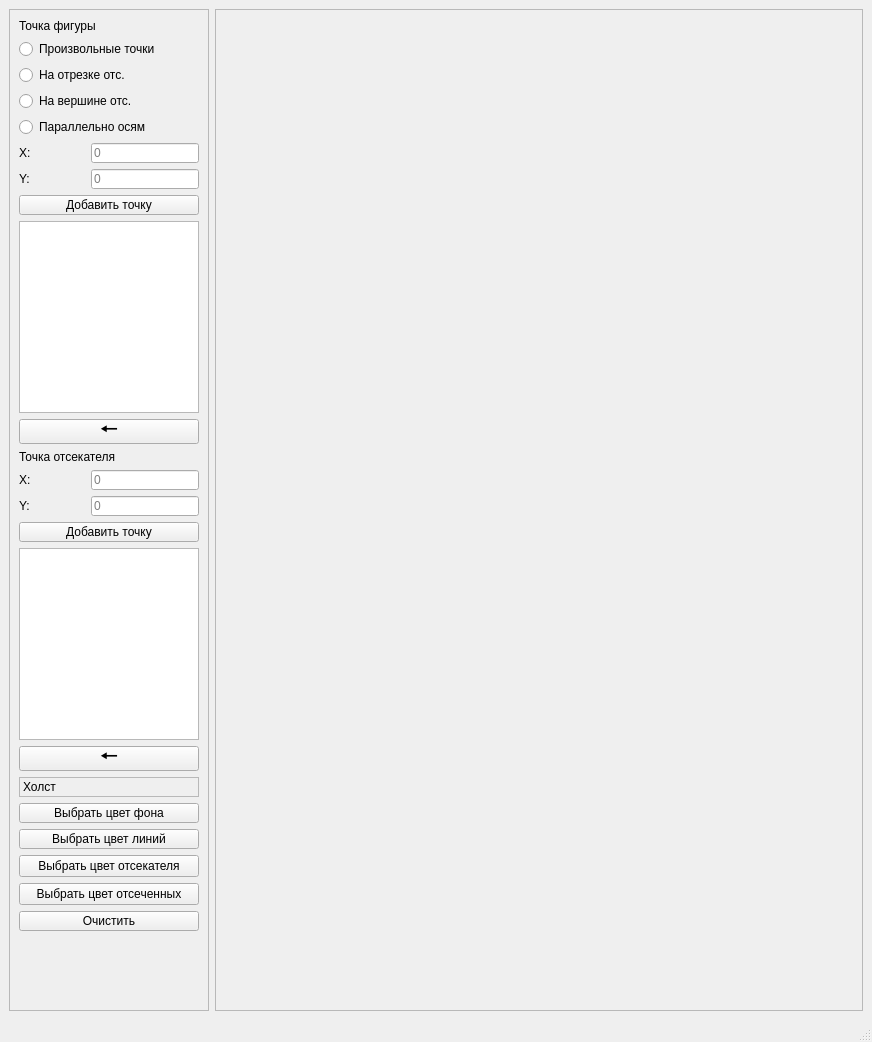
<?xml version="1.0" encoding="UTF-8"?>
<ui version="4.0">
 <class>MainWindow</class>
 <widget class="QMainWindow" name="MainWindow">
  <property name="geometry">
   <rect>
    <x>0</x>
    <y>0</y>
    <width>872</width>
    <height>1042</height>
   </rect>
  </property>
  <property name="sizePolicy">
   <sizepolicy hsizetype="Minimum" vsizetype="Minimum">
    <horstretch>0</horstretch>
    <verstretch>0</verstretch>
   </sizepolicy>
  </property>
  <property name="minimumSize">
   <size>
    <width>0</width>
    <height>0</height>
   </size>
  </property>
  <property name="maximumSize">
   <size>
    <width>9999999</width>
    <height>1080</height>
   </size>
  </property>
  <property name="windowTitle">
   <string>ЛР 9</string>
  </property>
  <property name="tabShape">
   <enum>QTabWidget::Rounded</enum>
  </property>
  <widget class="QWidget" name="centralwidget">
   <layout class="QGridLayout" name="gridLayout">
    <item row="1" column="1" rowspan="2">
     <widget class="QFrame" name="painter_frame">
      <property name="enabled">
       <bool>true</bool>
      </property>
      <property name="sizePolicy">
       <sizepolicy hsizetype="Preferred" vsizetype="Expanding">
        <horstretch>0</horstretch>
        <verstretch>0</verstretch>
       </sizepolicy>
      </property>
      <property name="minimumSize">
       <size>
        <width>500</width>
        <height>500</height>
       </size>
      </property>
      <property name="maximumSize">
       <size>
        <width>4000</width>
        <height>4000</height>
       </size>
      </property>
      <property name="frameShape">
       <enum>QFrame::StyledPanel</enum>
      </property>
      <property name="frameShadow">
       <enum>QFrame::Raised</enum>
      </property>
      <layout class="QVBoxLayout" name="verticalLayout_4">
       <item>
        <widget class="PainterWidget" name="painter_widget" native="true">
         <property name="sizePolicy">
          <sizepolicy hsizetype="Preferred" vsizetype="Minimum">
           <horstretch>0</horstretch>
           <verstretch>0</verstretch>
          </sizepolicy>
         </property>
        </widget>
       </item>
      </layout>
     </widget>
    </item>
    <item row="1" column="0" rowspan="2">
     <widget class="QFrame" name="paramaters_frame">
      <property name="sizePolicy">
       <sizepolicy hsizetype="Preferred" vsizetype="Expanding">
        <horstretch>0</horstretch>
        <verstretch>0</verstretch>
       </sizepolicy>
      </property>
      <property name="minimumSize">
       <size>
        <width>0</width>
        <height>0</height>
       </size>
      </property>
      <property name="maximumSize">
       <size>
        <width>200</width>
        <height>16777215</height>
       </size>
      </property>
      <property name="frameShape">
       <enum>QFrame::StyledPanel</enum>
      </property>
      <property name="frameShadow">
       <enum>QFrame::Raised</enum>
      </property>
      <layout class="QVBoxLayout" name="verticalLayout">
       <item>
        <widget class="QLabel" name="figure_point_label">
         <property name="text">
          <string>Точка фигуры</string>
         </property>
        </widget>
       </item>
       <item>
        <widget class="QRadioButton" name="simple_radioButton">
         <property name="text">
          <string>Произвольные точки</string>
         </property>
        </widget>
       </item>
       <item>
        <widget class="QRadioButton" name="line_radioButton">
         <property name="text">
          <string>На отрезке отс.</string>
         </property>
        </widget>
       </item>
       <item>
        <widget class="QRadioButton" name="vertex_radioButton">
         <property name="text">
          <string>На вершине отс.</string>
         </property>
        </widget>
       </item>
       <item>
        <widget class="QRadioButton" name="parallel_radioButton">
         <property name="text">
          <string>Параллельно осям</string>
         </property>
        </widget>
       </item>
       <item>
        <layout class="QHBoxLayout" name="horizontalLayout">
         <item>
          <widget class="QLabel" name="x_center_label">
           <property name="sizePolicy">
            <sizepolicy hsizetype="Preferred" vsizetype="Fixed">
             <horstretch>0</horstretch>
             <verstretch>0</verstretch>
            </sizepolicy>
           </property>
           <property name="minimumSize">
            <size>
             <width>0</width>
             <height>20</height>
            </size>
           </property>
           <property name="maximumSize">
            <size>
             <width>16777215</width>
             <height>20</height>
            </size>
           </property>
           <property name="text">
            <string>X:</string>
           </property>
          </widget>
         </item>
         <item>
          <widget class="QLineEdit" name="x_center_lineEdit">
           <property name="sizePolicy">
            <sizepolicy hsizetype="Preferred" vsizetype="Fixed">
             <horstretch>0</horstretch>
             <verstretch>0</verstretch>
            </sizepolicy>
           </property>
           <property name="minimumSize">
            <size>
             <width>0</width>
             <height>20</height>
            </size>
           </property>
           <property name="maximumSize">
            <size>
             <width>16777215</width>
             <height>20</height>
            </size>
           </property>
           <property name="placeholderText">
            <string>0</string>
           </property>
          </widget>
         </item>
        </layout>
       </item>
       <item>
        <layout class="QHBoxLayout" name="horizontalLayout_2">
         <item>
          <widget class="QLabel" name="y_center_label">
           <property name="sizePolicy">
            <sizepolicy hsizetype="Preferred" vsizetype="Fixed">
             <horstretch>0</horstretch>
             <verstretch>0</verstretch>
            </sizepolicy>
           </property>
           <property name="minimumSize">
            <size>
             <width>0</width>
             <height>20</height>
            </size>
           </property>
           <property name="maximumSize">
            <size>
             <width>16777215</width>
             <height>20</height>
            </size>
           </property>
           <property name="text">
            <string>Y:</string>
           </property>
          </widget>
         </item>
         <item>
          <widget class="QLineEdit" name="y_center_lineEdit">
           <property name="sizePolicy">
            <sizepolicy hsizetype="Preferred" vsizetype="Fixed">
             <horstretch>0</horstretch>
             <verstretch>0</verstretch>
            </sizepolicy>
           </property>
           <property name="minimumSize">
            <size>
             <width>0</width>
             <height>20</height>
            </size>
           </property>
           <property name="maximumSize">
            <size>
             <width>16777215</width>
             <height>20</height>
            </size>
           </property>
           <property name="placeholderText">
            <string>0</string>
           </property>
          </widget>
         </item>
        </layout>
       </item>
       <item>
        <widget class="QPushButton" name="addPoint_pushButton">
         <property name="minimumSize">
          <size>
           <width>0</width>
           <height>20</height>
          </size>
         </property>
         <property name="maximumSize">
          <size>
           <width>16777215</width>
           <height>20</height>
          </size>
         </property>
         <property name="toolTip">
          <string>&lt;html&gt;&lt;head/&gt;&lt;body&gt;&lt;p&gt;Введите координаты или нажмите ЛКМ&lt;/p&gt;&lt;/body&gt;&lt;/html&gt;</string>
         </property>
         <property name="text">
          <string>Добавить точку</string>
         </property>
        </widget>
       </item>
       <item>
        <widget class="QTableView" name="tableView"/>
       </item>
       <item>
        <widget class="QPushButton" name="pushButton">
         <property name="maximumSize">
          <size>
           <width>16777215</width>
           <height>25</height>
          </size>
         </property>
         <property name="font">
          <font>
           <pointsize>16</pointsize>
          </font>
         </property>
         <property name="text">
          <string extracomment="назад">🠔</string>
         </property>
        </widget>
       </item>
       <item>
        <widget class="QLabel" name="figure_point_label_2">
         <property name="text">
          <string>Точка отсекателя</string>
         </property>
        </widget>
       </item>
       <item>
        <layout class="QHBoxLayout" name="horizontalLayout_4">
         <item>
          <widget class="QLabel" name="x_center_label_2">
           <property name="sizePolicy">
            <sizepolicy hsizetype="Preferred" vsizetype="Fixed">
             <horstretch>0</horstretch>
             <verstretch>0</verstretch>
            </sizepolicy>
           </property>
           <property name="minimumSize">
            <size>
             <width>0</width>
             <height>20</height>
            </size>
           </property>
           <property name="maximumSize">
            <size>
             <width>16777215</width>
             <height>20</height>
            </size>
           </property>
           <property name="text">
            <string>X:</string>
           </property>
          </widget>
         </item>
         <item>
          <widget class="QLineEdit" name="x_splitter_lineEdit">
           <property name="sizePolicy">
            <sizepolicy hsizetype="Preferred" vsizetype="Fixed">
             <horstretch>0</horstretch>
             <verstretch>0</verstretch>
            </sizepolicy>
           </property>
           <property name="minimumSize">
            <size>
             <width>0</width>
             <height>20</height>
            </size>
           </property>
           <property name="maximumSize">
            <size>
             <width>16777215</width>
             <height>20</height>
            </size>
           </property>
           <property name="placeholderText">
            <string>0</string>
           </property>
          </widget>
         </item>
        </layout>
       </item>
       <item>
        <layout class="QHBoxLayout" name="horizontalLayout_3">
         <item>
          <widget class="QLabel" name="y_center_label_2">
           <property name="sizePolicy">
            <sizepolicy hsizetype="Preferred" vsizetype="Fixed">
             <horstretch>0</horstretch>
             <verstretch>0</verstretch>
            </sizepolicy>
           </property>
           <property name="minimumSize">
            <size>
             <width>0</width>
             <height>20</height>
            </size>
           </property>
           <property name="maximumSize">
            <size>
             <width>16777215</width>
             <height>20</height>
            </size>
           </property>
           <property name="text">
            <string>Y:</string>
           </property>
          </widget>
         </item>
         <item>
          <widget class="QLineEdit" name="y_splitter_lineEdit">
           <property name="sizePolicy">
            <sizepolicy hsizetype="Preferred" vsizetype="Fixed">
             <horstretch>0</horstretch>
             <verstretch>0</verstretch>
            </sizepolicy>
           </property>
           <property name="minimumSize">
            <size>
             <width>0</width>
             <height>20</height>
            </size>
           </property>
           <property name="maximumSize">
            <size>
             <width>16777215</width>
             <height>20</height>
            </size>
           </property>
           <property name="placeholderText">
            <string>0</string>
           </property>
          </widget>
         </item>
        </layout>
       </item>
       <item>
        <widget class="QPushButton" name="splitter_addPoint_pushButton">
         <property name="minimumSize">
          <size>
           <width>0</width>
           <height>20</height>
          </size>
         </property>
         <property name="maximumSize">
          <size>
           <width>16777215</width>
           <height>20</height>
          </size>
         </property>
         <property name="toolTip">
          <string>&lt;html&gt;&lt;head/&gt;&lt;body&gt;&lt;p&gt;Введите координаты или нажмите ЛКМ&lt;/p&gt;&lt;/body&gt;&lt;/html&gt;</string>
         </property>
         <property name="text">
          <string>Добавить точку</string>
         </property>
        </widget>
       </item>
       <item>
        <widget class="QTableView" name="splitter_tableView"/>
       </item>
       <item>
        <widget class="QPushButton" name="splitter_back_pushbutton">
         <property name="maximumSize">
          <size>
           <width>16777215</width>
           <height>25</height>
          </size>
         </property>
         <property name="font">
          <font>
           <pointsize>16</pointsize>
          </font>
         </property>
         <property name="text">
          <string extracomment="назад">🠔</string>
         </property>
        </widget>
       </item>
       <item>
        <widget class="QLabel" name="painter_label">
         <property name="minimumSize">
          <size>
           <width>0</width>
           <height>20</height>
          </size>
         </property>
         <property name="maximumSize">
          <size>
           <width>16777215</width>
           <height>20</height>
          </size>
         </property>
         <property name="frameShape">
          <enum>QFrame::StyledPanel</enum>
         </property>
         <property name="frameShadow">
          <enum>QFrame::Plain</enum>
         </property>
         <property name="text">
          <string>Холст</string>
         </property>
        </widget>
       </item>
       <item>
        <widget class="QPushButton" name="background_color_pushButton">
         <property name="minimumSize">
          <size>
           <width>0</width>
           <height>20</height>
          </size>
         </property>
         <property name="maximumSize">
          <size>
           <width>16777215</width>
           <height>20</height>
          </size>
         </property>
         <property name="text">
          <string>Выбрать цвет фона</string>
         </property>
        </widget>
       </item>
       <item>
        <widget class="QPushButton" name="line_color_pushButton">
         <property name="minimumSize">
          <size>
           <width>0</width>
           <height>20</height>
          </size>
         </property>
         <property name="maximumSize">
          <size>
           <width>16777215</width>
           <height>20</height>
          </size>
         </property>
         <property name="text">
          <string>Выбрать цвет линий</string>
         </property>
        </widget>
       </item>
       <item>
        <widget class="QPushButton" name="fillColor_pushButton">
         <property name="text">
          <string>Выбрать цвет отсекателя</string>
         </property>
        </widget>
       </item>
       <item>
        <widget class="QPushButton" name="pushButton_2">
         <property name="text">
          <string>Выбрать цвет отсеченных</string>
         </property>
        </widget>
       </item>
       <item>
        <widget class="QPushButton" name="clear_pushButton">
         <property name="minimumSize">
          <size>
           <width>0</width>
           <height>20</height>
          </size>
         </property>
         <property name="maximumSize">
          <size>
           <width>16777215</width>
           <height>20</height>
          </size>
         </property>
         <property name="text">
          <string>Очистить</string>
         </property>
        </widget>
       </item>
       <item>
        <spacer name="verticalSpacer">
         <property name="orientation">
          <enum>Qt::Vertical</enum>
         </property>
         <property name="sizeType">
          <enum>QSizePolicy::Expanding</enum>
         </property>
         <property name="sizeHint" stdset="0">
          <size>
           <width>0</width>
           <height>0</height>
          </size>
         </property>
        </spacer>
       </item>
      </layout>
     </widget>
    </item>
   </layout>
  </widget>
  <widget class="QMenuBar" name="menubar">
   <property name="geometry">
    <rect>
     <x>0</x>
     <y>0</y>
     <width>872</width>
     <height>23</height>
    </rect>
   </property>
  </widget>
  <widget class="QStatusBar" name="statusbar"/>
 </widget>
 <customwidgets>
  <customwidget>
   <class>PainterWidget</class>
   <extends>QWidget</extends>
   <header>painterwidget.h</header>
   <container>1</container>
  </customwidget>
 </customwidgets>
 <resources/>
 <connections/>
</ui>
